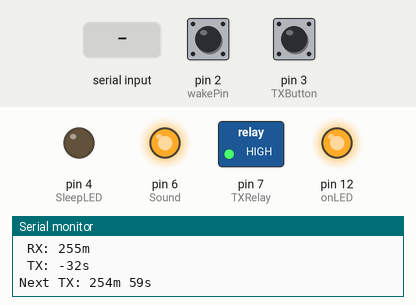
This sketch was run on a simulated Arduino Uno, built with avr-gcc and run on an emulated ATmega328P. On the bench: switched loads named in the sketch (green lamp = pin HIGH), output pins drawn as LEDs (lit = HIGH), the last lines printed to the serial monitor. The inputs (shaded band) are chosen by the test bench; at power-on: pin 2 (wakePin) HIGH, pin 3 (TXButton) HIGH. Sleep ends after the set time or at an interrupt.

Above: at 2.3 s.
2.4 s: "t" received over Serial
At 3.75 s:
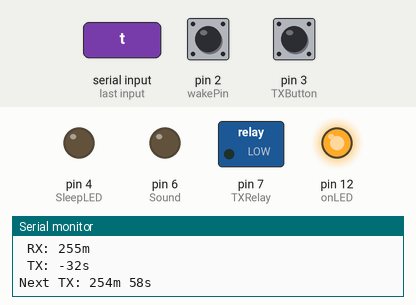
At 5.0 s:
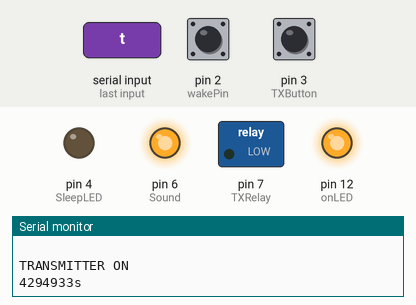
Timing chart, 0 to 6.5 s (numbered marks = the images above; inputs shaded):
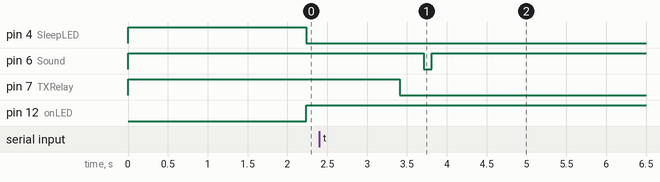

Measured:
- after the input at 2.4 s, pin 6 (Sound): HIGH → LOW after 1.3 s, → HIGH 0.10 s later; pin 7 (TXRelay): HIGH → LOW after 1.0 s

The sketch:

Dispatch_Message_Timmer_V1.ino
```cpp
/******************************************************************************************
   Dispatch Automated Message Timer
   By Chris Dusseau - KE6FGY - CETsr motoapx1@gmail dot com
   This will allow you to connect to a radio transmitter and play an automated
   Message at pre-programmed intervals.

   This is currently set to
   60 Minutes off / RX time
   9 Seconds on / Length of message to play / TX time

   I have built this to suit my needs and as such is free for anyone else to modify or
   Use as needed. Just give credit where it is due.

   2/23/2016
 ******************************************************************************************/

  // These are the libraries needed
  #include <EEPROM.h>
  #include <avr/sleep.h>

  // One leg of the output relay should be attached to this pin.
  // The other to the VCC Supply.
  int TXRelay = 7;

  // Trigger Pin for mp3 sound
  int Sound = 6;

  // Trigger Pin sleep
  int wakePin = 2;

  // Trigger Pin sleep
  int TXButton = 3;

  // Trigger Blue Sleep Indicator
  int SleepLED = 4;

  // Trigger Green Operational Indicator
  int onLED = 12;

  // Check to see if Serial ready for incoming byte data
  int inByte;

  // I don't want to lose my interval settings when the Arduino loses power, so we use the Arduino's
  // built in EEPROM memory cache to store settings when they are changed. These set the memory addresses
  // for the off and on interval settings
  int EEPROM_OFF_INTERVAL_ADDRESS = 0;
  int EEPROM_ON_INTERVAL_ADDRESS = 1;

// These are the interval variables
long LastTX;
long OffTime;
long OnTime;


void setup(void) {

  //Start Serial
  Serial.begin(9600);

  // Enable this code and push program once on the first run of a new board or to move EEPROM registers.
  // Then disable and push the program to the board again for normal operation.
  // EEPROM.write(EEPROM_OFF_INTERVAL_ADDRESS, 1);
  // EEPROM.write(EEPROM_ON_INTERVAL_ADDRESS, 10);

  // This grabs the stored intervals from the EEPROM cache on startup -- use this for testing --
  // Comment (add the two slashes in front of each line) these two lines out when not testing and in normal operation
  OffTime = EEPROM.read(EEPROM_OFF_INTERVAL_ADDRESS) * 60000;
  OnTime = EEPROM.read(EEPROM_ON_INTERVAL_ADDRESS) * 900;

  // Uncomment (Remove the two slashes in front of each line) to run normal operation
  // OffTime = EEPROM.read(EEPROM_OFF_INTERVAL_ADDRESS) * 3600000;
  // OnTime = EEPROM.read(EEPROM_ON_INTERVAL_ADDRESS) * 900;

  // Set the Functions of the PINS
  pinMode(TXRelay, OUTPUT);
  pinMode(Sound, OUTPUT);
  pinMode(wakePin, INPUT);
  pinMode(TXButton, INPUT);
  pinMode(SleepLED, OUTPUT);
  pinMode(onLED, OUTPUT);

  digitalWrite(Sound, HIGH); // Set the Sound
  digitalWrite(TXRelay, HIGH); // Set the Relay
  digitalWrite(wakePin, HIGH); // Set Wake State Pin
  digitalWrite(TXButton, HIGH);
  digitalWrite(SleepLED, HIGH);
  digitalWrite(onLED, LOW);

  // Display boot info - text can be found in the (Void)Info section at the bottom
  Info();

  // Initilize LastTX time buffer, This sets the buffer to this exact moment in time.
  LastTX = millis();

  // use interrupt 0 (pin 2) and run function wakeUpNow when pin 2 gets LOW
  // attachInterrupt(0, wakeUpNow, HIGH);
}
void loop(void) {

  sleepNow(); //Start Sleep Cycle when not in use

  // Write the DEBUG out to the Serial Monitor
  // Where time is displayed after the text, add spaces so the screen will clear out the text field
  // so things display properly. Add enough spaces to compensate for times that contain multiple digits

  Serial.println(" ");
  Serial.println("Relay Time");
  Serial.println(" ");
  Serial.print(" RX: ");
  Serial.print(OffTime / 1000 / 60);
  Serial.print("m ");
  Serial.println(" ");
  Serial.print(" TX: ");
  Serial.print(OnTime / 1000);
  Serial.print("s ");
  Serial.println(" ");
  Serial.print("Next TX: ");
  Serial.print(((LastTX + OffTime) -  millis()) / 1000 / 60);
  Serial.print("m ");
  Serial.print((((LastTX + OffTime) -  millis()) / 1000 ) % 60);
  Serial.print("s         ");
  Serial.println(" ");
  delay(1000);

  {
    if (LastTX + OffTime < millis()) {
      Transmit();
      LastTX = millis();
    }
  }

  // This section waits for input from the Serial Monitor to perform functions
  // This allows you to input a lower case "t" to turn the TX function on manually
  // Or input a lower case "i" to display the boot info

  if (Serial.available() > 0) {
    // get incoming byte:
    inByte = Serial.read();
    if (inByte == 't') {
      Serial.println("");
      Transmit();
    } else if (inByte == 'i') {
      Serial.println("");
      Info();
    }
  }
  if (digitalRead(TXButton) == LOW) { //SET back to low is using normally a open switch
    Transmit();
  }

  if (digitalRead(wakePin) == LOW) {
      digitalWrite(SleepLED, HIGH);
      digitalWrite(onLED, LOW);

  } else {
    digitalWrite(SleepLED, LOW);
    digitalWrite(onLED, HIGH);
  }

}
void Transmit(void)

{
  digitalWrite(TXRelay, LOW); // Turns relay on to PTT the radio
  delay(300);  // waits 300 milliseconds
  digitalWrite(Sound, LOW);  // Turns MP3 board on to play message
  delay(100);  // waits 100 milliseconds
  digitalWrite(Sound, HIGH); // Releases the MP3 board do the message does not loop

  long TXBuffer = millis() + OnTime;
  while (millis() < TXBuffer) {

    // this lets you know when the Transmitter is on
    Serial.println(" ");
    Serial.println("TRANSMITTER ON ");
    Serial.print("");

    // This lets you know how much longer the Transmitter will be on
    Serial.print((TXBuffer -  millis()) / 1000 );
    Serial.print("s        ");
    Serial.println("");
    delay(1000); // waits 1000 milliseconds / 1 second
  }

  digitalWrite(TXRelay, HIGH); // this turns the relay off and the Transmitter

}

// This is the boot message
void Info(void)

{
  Serial.println("**********************************************************************************************");
  Serial.println("");
  Serial.println("                            CMD TECHNOLOGY  *  FIRMWARE  *  VERSION 4.0");
  Serial.println("");
  Serial.println("**********************************************************************************************");
  Serial.println("");
  Serial.println("Dispatch Automated Message Timer");
  Serial.println("");
  Serial.println("By Chris Dusseau - KE6FGY - CETsr motoapx1@gmail.com");
  Serial.println("");
  Serial.println("This will allow you to connect to a radio transmitter and play an automated");
  Serial.println("message at pre-programmed intervals.");
  Serial.println("");
  Serial.println("This is currently set to ");
  Serial.println("60 Minutes off / RX time");
  Serial.println("9 Seconds on / TX time");
  Serial.println("");
  Serial.println("*^*^*^*^PRESS LOWER CASE 't' TO MANUALLY SET OFF THE TRANSMITTER^*^*^*^*");
  Serial.println("      *^*^*^*^PRESS LOWER CASE 'i' TO DISPLAY THE BOOT INFO^*^*^*^*");
  Serial.println("");
  Serial.println("This unit connects to a XTL5000 Consollette and to the MCC7500 AUX I/O");
  Serial.println("and is controlled by the MCC7500");
  Serial.println("");
  Serial.println("I have built this to suit my needs and as such is free for anyone else to modify or");
  Serial.println("use as needed. Just give credit where it is due.");
  Serial.println("");
  Serial.println(" 7/23/2016");
  Serial.println("**********************************************************************************************");
  Serial.println("");
  Serial.println("                            DURING DEBUGGING");
  Serial.println("WE MAY SKIP 1 SECOND DO TO TIMMING AND TIME TO DISPLAY AND THAT IS OK!!!");

}
void wakeUpNow() {
  // execute code here after wake-up before returning to the loop() function
  // timers and code using timers (serial.print and more...) will not work here.
  // we don't really need to execute any special functions here, since we
  // just want the thing to wake up
}

void sleepNow(void) {

  set_sleep_mode(SLEEP_MODE_PWR_DOWN);   // sleep mode is set here
  sleep_enable();          // enables the sleep bit in the mcucr register
  attachInterrupt(0, wakeUpNow, LOW); // use interrupt 0 (pin 2) and run function
  sleep_mode();            // here the device is actually put to sleep!!

  // THE PROGRAM CONTINUES FROM HERE AFTER WAKING UP
  sleep_disable();         // first thing after waking from sleep: disable sleep...
  detachInterrupt(0);      // disables interrupt 0 on pin 2 so the wakeUpNow code will not be executed during normal running time.
}
// END OF LINE
```
